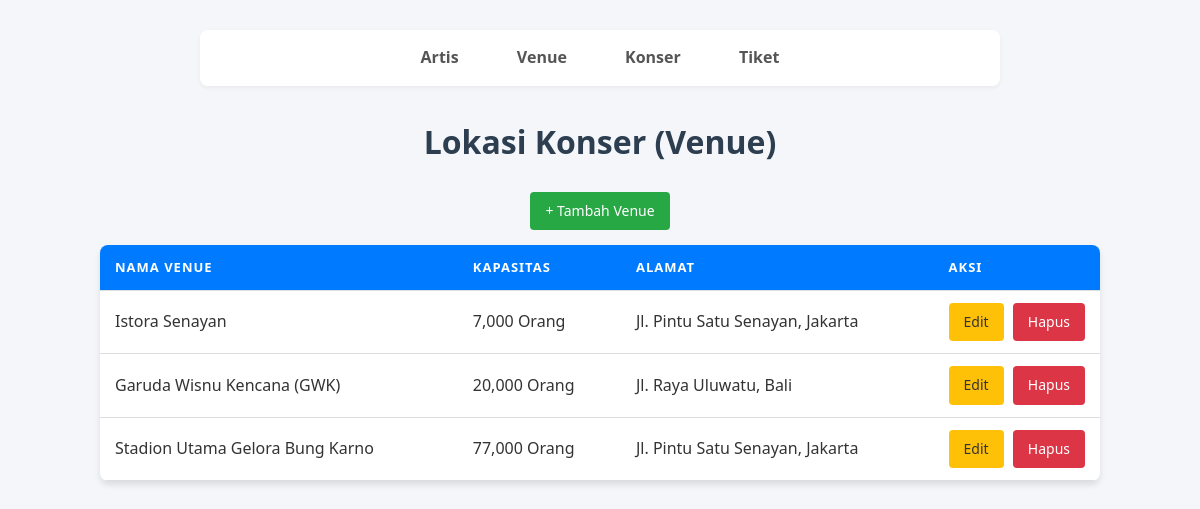
The page /index.php?page=venue on the database its author committed.
### tables this page shows
CREATE TABLE venue (
    id_venue INT AUTO_INCREMENT PRIMARY KEY,
    nama_venue VARCHAR(100) NOT NULL,
    kapasitas INT NOT NULL,
    alamat TEXT
);

### viewmodels/VenueViewModel.php (called while the page is built, shortened)
<?php
require_once 'models/Venue.php';
class VenueViewModel {
    private $model;
    public function __construct() {
        $database = new Database();
        $db = $database->getConnection();
        $this->model = new Venue($db);
    }
    public function showAllVenue() {
        $stmt = $this->model->read();
        return $stmt->fetchAll(PDO::FETCH_ASSOC);
    }
}
?>

### models/Venue.php (called while the page is built, shortened)
<?php
class Venue {
    private $conn;
    private $table_name = "venue";
    public function __construct($db) {
        $this->conn = $db;
    }
    public function read() {
        $query = "SELECT * FROM " . $this->table_name . " ORDER BY id_venue DESC";
        $stmt = $this->conn->prepare($query);
        $stmt->execute();
        return $stmt;
    }
}
?>

### views/venue_list.php (the view, shortened to what this page needs)
<!DOCTYPE html>
<html>
<head>
    <link rel="stylesheet" href="css/style.css">
</head>
<body>
    <div class="nav">
        <a href="index.php?page=artis">Artis</a>
        <a href="index.php?page=venue">Venue</a>
        <a href="index.php?page=konser">Konser</a>
        <a href="index.php?page=tiket">Tiket</a>
    </div>
    <h1>Lokasi Konser (Venue)</h1>
    <div style="text-align:center;">
        <a href="index.php?page=venue&action=add" class="btn btn-add">+ Tambah Venue</a>
    </div>
    <table>
        <thead>
            <tr>
                <th>Nama Venue</th>
                <th>Kapasitas</th>
                <th>Alamat</th>
                <th width="150">Aksi</th>
            </tr>
        </thead>
        <tbody>
            <?php foreach ($venue_data as $row): ?>
            <tr>
                <td><?= $row['nama_venue'] ?></td>
                <td><?= number_format($row['kapasitas']) ?> Orang</td>
                <td><?= $row['alamat'] ?></td>
                <td style="text-align:center; white-space: nowrap;">
                    <a href="index.php?page=venue&action=edit&id=<?= $row['id_venue'] ?>" class="btn btn-edit">Edit</a>
                    <a href="index.php?page=venue&action=delete&id=<?= $row['id_venue'] ?>" class="btn btn-delete" onclick="return confirm('Hapus venue ini?')">Hapus</a>
                </td>
            </tr>
            <?php endforeach; ?>
        </tbody>
    </table>
</body>
</html>

### css/style.css (style rules this page uses)
* { margin: 0; padding: 0; box-sizing: border-box; }
body { font-family: 'Segoe UI', Tahoma, Geneva, Verdana, sans-serif; background-color: #f4f6f9; color: #333; padding: 30px; line-height: 1.6; }
h1, h2 { text-align: center; color: #2c3e50; margin-bottom: 25px; }
.nav { background-color: #ffffff; padding: 15px; border-radius: 8px; box-shadow: 0 2px 5px rgba(0,0,0,0.05); text-align: center; margin-bottom: 30px; max-width: 800px; margin-left: auto; margin-right: auto; }
.nav a { text-decoration: none; color: #555; font-weight: 600; margin: 0 15px; padding: 8px 12px; transition: 0.3s; border-radius: 4px; }
.btn { display: inline-block; padding: 8px 15px; text-decoration: none; color: white; border-radius: 4px; font-size: 14px; border: none; cursor: pointer; transition: 0.2s; }
.btn-add { background-color: #28a745; margin-bottom: 15px; }
.btn-edit { background-color: #ffc107; color: #333; margin-right: 5px; }
.btn-delete { background-color: #dc3545; }
table { width: 100%; max-width: 1000px; margin: 0 auto; background-color: #ffffff; border-collapse: collapse; box-shadow: 0 4px 6px rgba(0,0,0,0.1); border-radius: 8px; overflow: hidden; }
thead { background-color: #007bff; color: white; }
th, td { padding: 12px 15px; text-align: left; border-bottom: 1px solid #ddd; }
th { text-transform: uppercase; font-size: 13px; letter-spacing: 1px; }
a { color: #007bff; text-decoration: none; }

### rows shown on the page
venue: nama_venue "Istora Senayan", kapasitas "7,000", alamat "Jl. Pintu Satu Senayan, Jakarta"
venue: nama_venue "Garuda Wisnu Kencana (GWK)", kapasitas "20,000", alamat "Jl. Raya Uluwatu, Bali"
venue: nama_venue "Stadion Utama Gelora Bung Karno", kapasitas "77,000", alamat "Jl. Pintu Satu Senayan, Jakarta"
